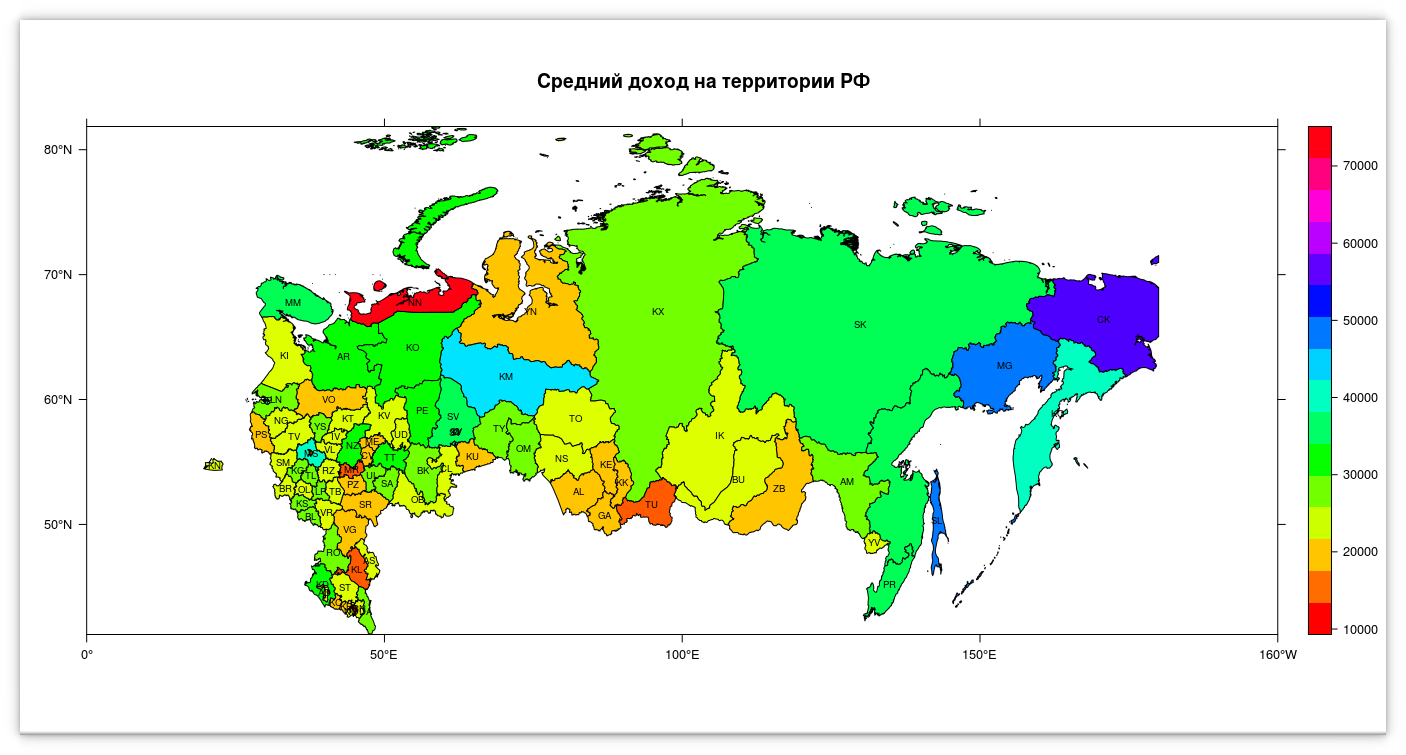

Here is the R script that generated this plot:
Глобальная база данных административных областей: http://gadm.org/
Росстат: http://www.gks.ru/

Russia <- readRDS("RUS_adm1.rds")  #Грузим карту
Russia@data #Cмотрим, как выглядят данные.
Russia@data$NL_NAME_1 #Смотрим области, с сайта росстата берем данные
Russia@data$Earnings = c(22415, 21007, 29703, 30922, 24014, 27814, 27907, 25082, 25344, 22457, 24464, 57333, 18507, 39844, 26808, 18179, 13336, 22203, 22494, 18766, 25042, 14233, 26695, 39494, 17913, 25712, 21552, 37677, 20648, 44519, 22421, 33312, 22385, 31375, 26853, 20140, 25780, 26231, 27629, 48784, 17692, 17455,15000, 38395, 35952, 71072, 30849, 21889, 25641, 23793, 25770, 22818, 23205, 21103, 32692, 34080, 21178, 26480, 24074, 48852, 37857, 26916, 20129, 24067, 22675, 34696, 34696, 34696, 25078, 31391, 23786, 26425, 15094, 23579, 29130, 24931, 27883, 22867, 19283, 21465, 25387, 18568, 27937, 24826, 18756)
#Добавляем таблицу данных с указанием среднего уровня дохода по областям в объект Russia

oblast <- as.character(Russia$NAME_1) #Берем аббревиатуры областей
oblast <-gsub("RU.", "", oblast) #очищаем
NameOnMap <- list('sp.text', coordinates(Russia), oblast, cex=.6)


spplot(Russia, "Earnings", scales = list(draw = T), col.regions = rainbow(n = 85), sp.layout = NameOnMap, xlim=c(0,200), main = "Средний доход на территории РФ" ) #Отрисовываем координатную ось, центрируем карту, раскрашиваем 85 регионов по уровню дохода

###
ПОИГРАЕМ С ЦВЕТАМИ
my.palette <- brewer.pal(n = 7, name = "Pastel1")
spplot(Russia, "Earnings", scales = list(draw = T), col.regions = my.palette, , sp.layout = NameOnMap, main = "Средний доход на территории РФ" )
